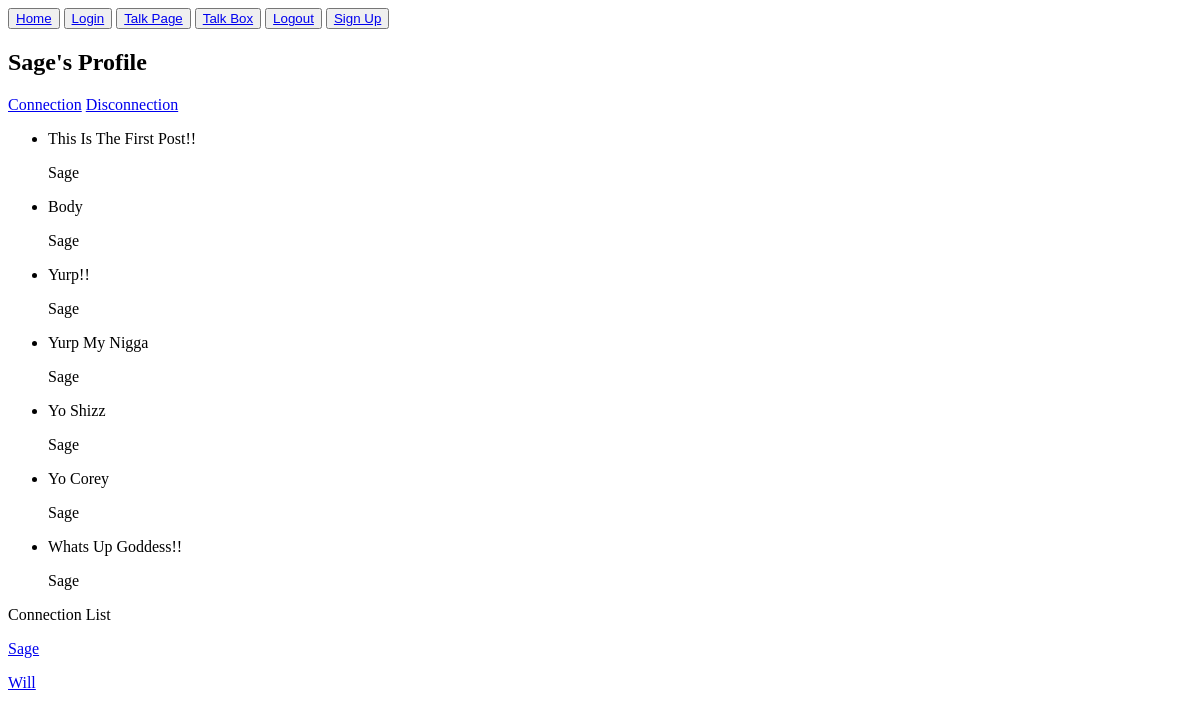
Page /talker_page/1/ on the earlier database version.
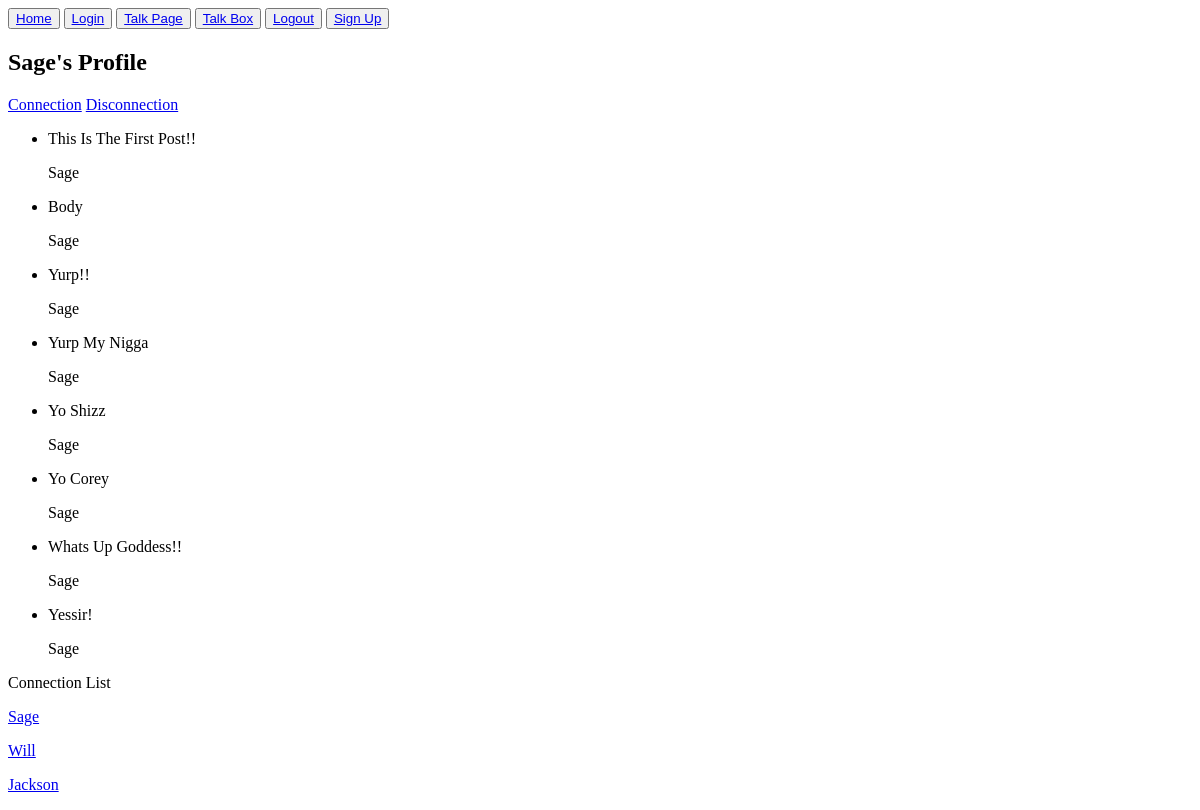
Same page on the later database version.
### posts/models.py (models this page shows)
class TalkTalk(models.Model):
    body = models.TextField(max_length=300)
    talk_stated = models.DateTimeField(default=timezone.now)
    spokesmen = models.ForeignKey(NuTalker, on_delete=models.CASCADE)

### nu_talker/models.py (models this page shows)
class NuTalker(AbstractUser):
    name = models.CharField(max_length=150)
    age = models.IntegerField(null=True)
    hometown = models.CharField(max_length=150)
    connection = models.ManyToManyField("self", symmetrical=False)
    bio = models.TextField(null=True)

### nu_talker/views.py (the view)
# urls.py: path('talker_page/<int:user_id>/', nu_view.profile, name="Profile"),
def profile(request, user_id: int):
    tha_talker = NuTalker.objects.get(id=user_id)
    all_posts = TalkTalk.objects.filter(spokesmen = user_id)
    return render(request, "talkerprofile.html", {"all_posts": all_posts, "tha_talker": tha_talker})

### templates/talkerprofile.html (shortened to what this page needs)
<button><a href="/">Home</a></button>
<button><a href="/login/">Login</a></button>
<button><a href="/talker_page/{{request.user.id}}/">Talk Page</a></button>
<button><a href="/new_post/">Talk Box</a></button>
<button><a href="/logout/">Logout</a></button>
<button><a href="/signup/">Sign Up</a></button>
<h2>{{tha_talker.username}}'s Profile</h2>
<a href='/connection/{{tha_talker.id}}'>Connection</a>
<a href='/disconnection/{{tha_talker.id}}'>Disconnection</a>
<ul>
    {% for speaking in all_posts %}
    <li>
        <p>{{speaking.body}}</p>
        <p>{{speaking.spokesmen}}</p>
    </li>
    {% endfor %}
</ul>
<p>Connection List</p>
<p>{% for c in tha_talker.connection.all %}
        <p><a href={{c}}<a>{{c}}</a></p>
    {% endfor %}
</p>

Differences in the rows shown:
added TalkTalk: body "Yessir!", spokesmen "Sage"
now on this page (row unchanged): NuTalker: username "Jackson"
